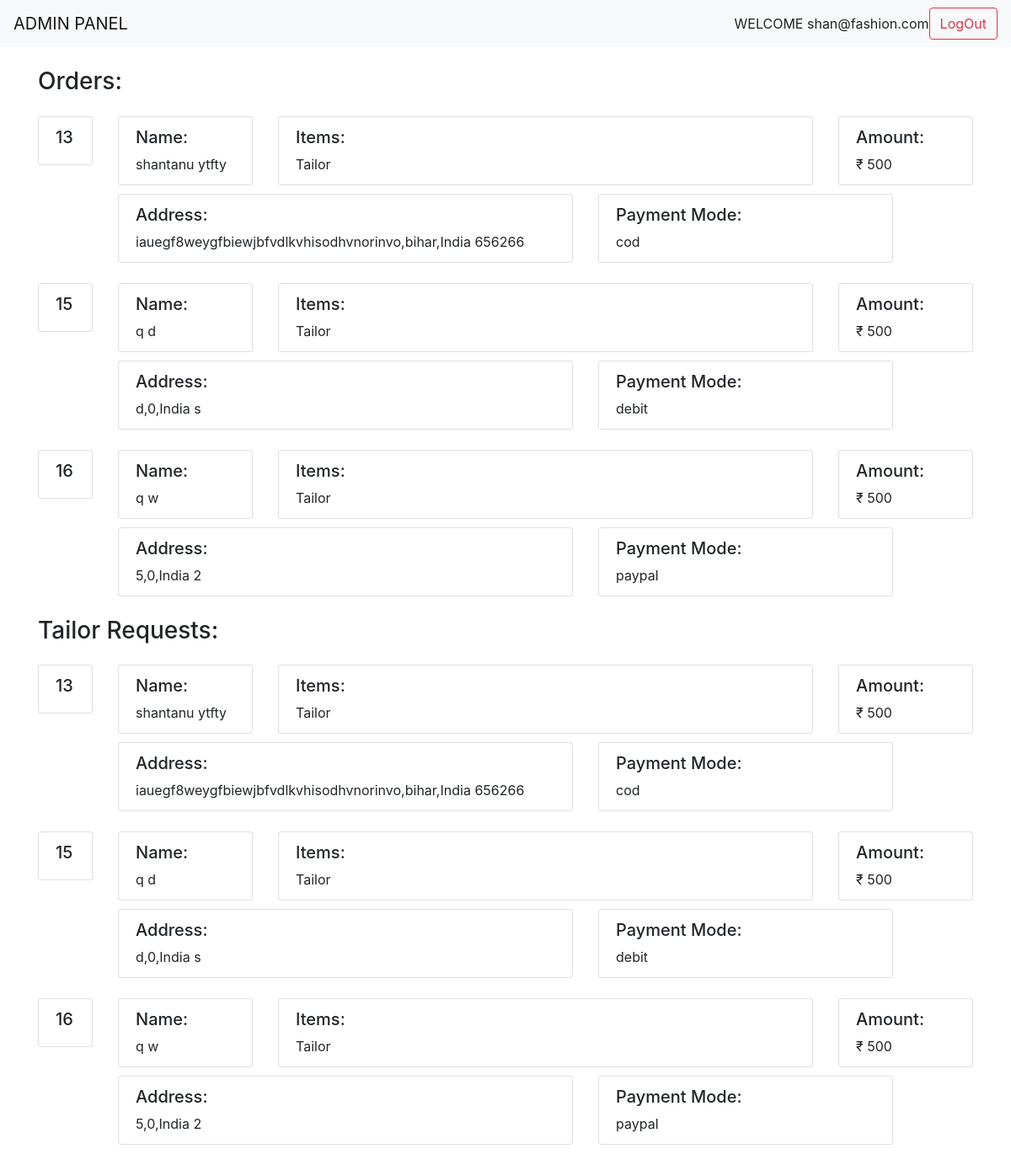
/admin/manageorder.php (signed in), run on the app's committed database.
### tables this page shows
CREATE TABLE `orders` (
  `id` int(11) NOT NULL,
  `allitems` varchar(255) NOT NULL,
  `fname` varchar(255) NOT NULL,
  `lname` varchar(255) NOT NULL,
  `email` varchar(255) NOT NULL,
  `phone` varchar(255) NOT NULL,
  `amount` varchar(255) NOT NULL,
  `address` varchar(255) NOT NULL,
  `country` varchar(255) NOT NULL,
  `state` varchar(255) NOT NULL,
  `zip` varchar(255) NOT NULL,
  `paymode` varchar(255) NOT NULL
);

### admin/manageorder.php (the view, shortened to what this page needs)
<?php
include("header.php");
?>
<!DOCTYPE html>
<html>
<head>
<link rel="stylesheet" href="https://stackpath.bootstrapcdn.com/bootstrap/4.4.1/css/bootstrap.min.css">
</head>
<body>
	<div class="container my-4">
		<h3>Orders:</h3>
		<?php
		include("dbconnect.php");
		$sql = "SELECT * from orders WHERE allitems='Tailor'";
		$result = mysqli_query($con,$sql);
		if (mysqli_num_rows($result) > 0) {
    while($row = mysqli_fetch_assoc($result)) {
  	?>
		<div class="row my-4">
			<div class="col-sm-1">
			<ul class="list-group">
			  <li class="list-group-item"><h5><?php echo $row["id"];?></h5></li>
			</ul>
			</div>
			<div class="col-sm-2">
				<ul class="list-group">
			  <li class="list-group-item"><h5>Name: </h5><?php echo $row["fname"]; echo " "; echo $row['lname'];?></li>
			</ul>
			</div>
			<div class="col-sm-7" style="margin-bottom: 10px;">
				<ul class="list-group">
			  <li class="list-group-item"><h5>Items: </h5><?php echo $row["allitems"];?></li>
			</ul>
			</div>
			<div class="col-sm-2">
				<ul class="list-group">
			  <li class="list-group-item"><h5>Amount: </h5>₹ <?php echo $row["amount"];?></li>
			</ul>
			</div>
			<div class="col-sm-1"></div>
			<div class="col-sm-6">
				<ul class="list-group">
			  <li class="list-group-item"><h5>Address: </h5><?php echo $row["address"]; echo ","; echo $row["state"]; echo ","; echo $row["country"]; echo " "; echo $row["zip"]; ?></li>
			</ul>
			</div>
			<div class="col-sm-4">
				<ul class="list-group">
			  <li class="list-group-item"><h5>Payment Mode: </h5><?php echo $row["paymode"];?></li>
			</ul>
			</div>
		</div>
		<?php
		  }
	} else {
    echo "0 results";
	}
	?>
	</div>
	<div class="container my-4">
		<h3>Tailor Requests:</h3>
		<?php
		include("dbconnect.php");
		$sql = "SELECT * from orders WHERE allitems='Tailor'";
		$result = mysqli_query($con,$sql);
		if (mysqli_num_rows($result) > 0) {
    while($row = mysqli_fetch_assoc($result)) {
  	?>
		<div class="row my-4">
			<div class="col-sm-1">
			<ul class="list-group">
			  <li class="list-group-item"><h5><?php echo $row["id"];?></h5></li>
			</ul>
			</div>
			<div class="col-sm-2">
				<ul class="list-group">
			  <li class="list-group-item"><h5>Name: </h5><?php echo $row["fname"]; echo " "; echo $row['lname'];?></li>
			</ul>
			</div>
			<div class="col-sm-7" style="margin-bottom: 10px;">
				<ul class="list-group">
			  <li class="list-group-item"><h5>Items: </h5><?php echo $row["allitems"];?></li>
			</ul>
			</div>
			<div class="col-sm-2">
				<ul class="list-group">
			  <li class="list-group-item"><h5>Amount: </h5>₹ <?php echo $row["amount"];?></li>
			</ul>
			</div>
			<div class="col-sm-1"></div>
			<div class="col-sm-6">
				<ul class="list-group">
			  <li class="list-group-item"><h5>Address: </h5><?php echo $row["address"]; echo ","; echo $row["state"]; echo ","; echo $row["country"]; echo " "; echo $row["zip"]; ?></li>
			</ul>
			</div>
			<div class="col-sm-4">
				<ul class="list-group">
			  <li class="list-group-item"><h5>Payment Mode: </h5><?php echo $row["paymode"];?></li>
			</ul>
			</div>
		</div>
		<?php
		  }
	} else {
    echo "0 results";
	}
	?>
	</div>
</body>
</html>

### data on the page
orders: id "13", fname "shantanu", lname "ytfty", allitems "Tailor", amount "500", address "iauegf8weygfbiewjbfvdlkvhisodhvnorinvo", state "bihar", country "India", zip "656266", paymode "cod"
orders: id "15", fname "q", lname "d", allitems "Tailor", amount "500", address "d", state "0", country "India", zip "s", paymode "debit"
orders: id "16", fname "q", lname "w", allitems "Tailor", amount "500", address "5", state "0", country "India", zip "2", paymode "paypal"

### other printed values
$_SESSION['admin'] "shan@fashion.com"
